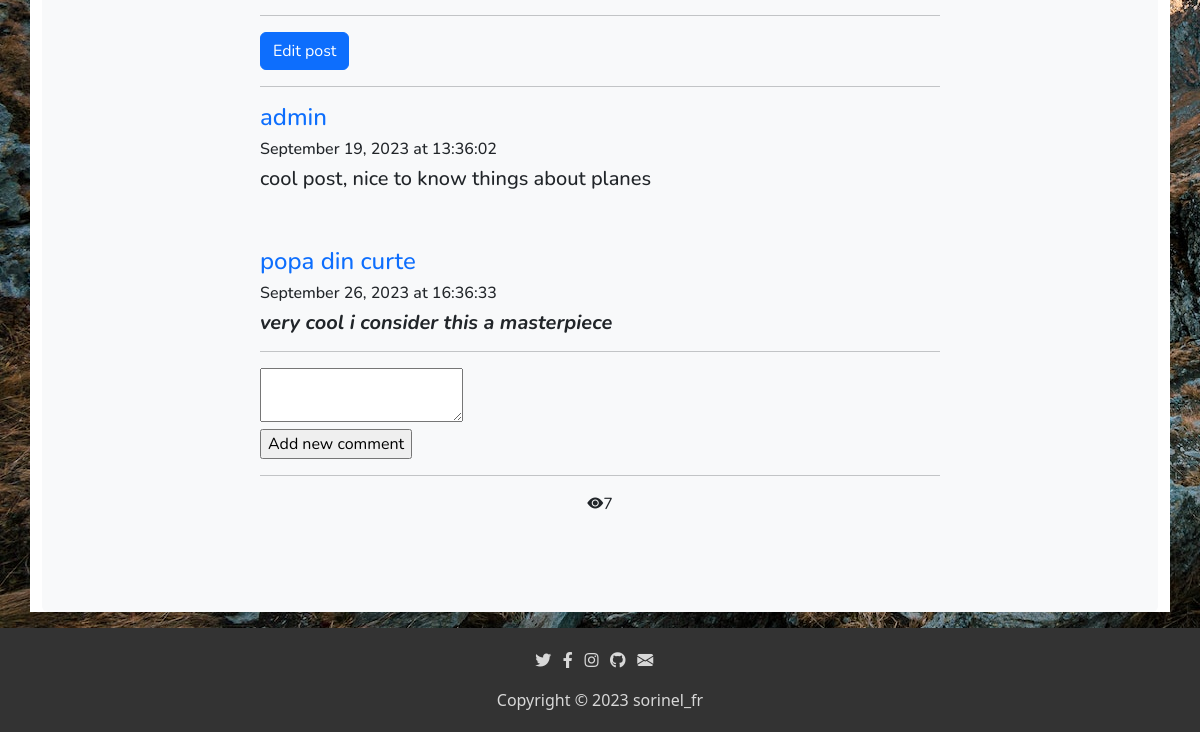
The page /blog/post/2 (signed in, lower part) on the database as committed earlier.
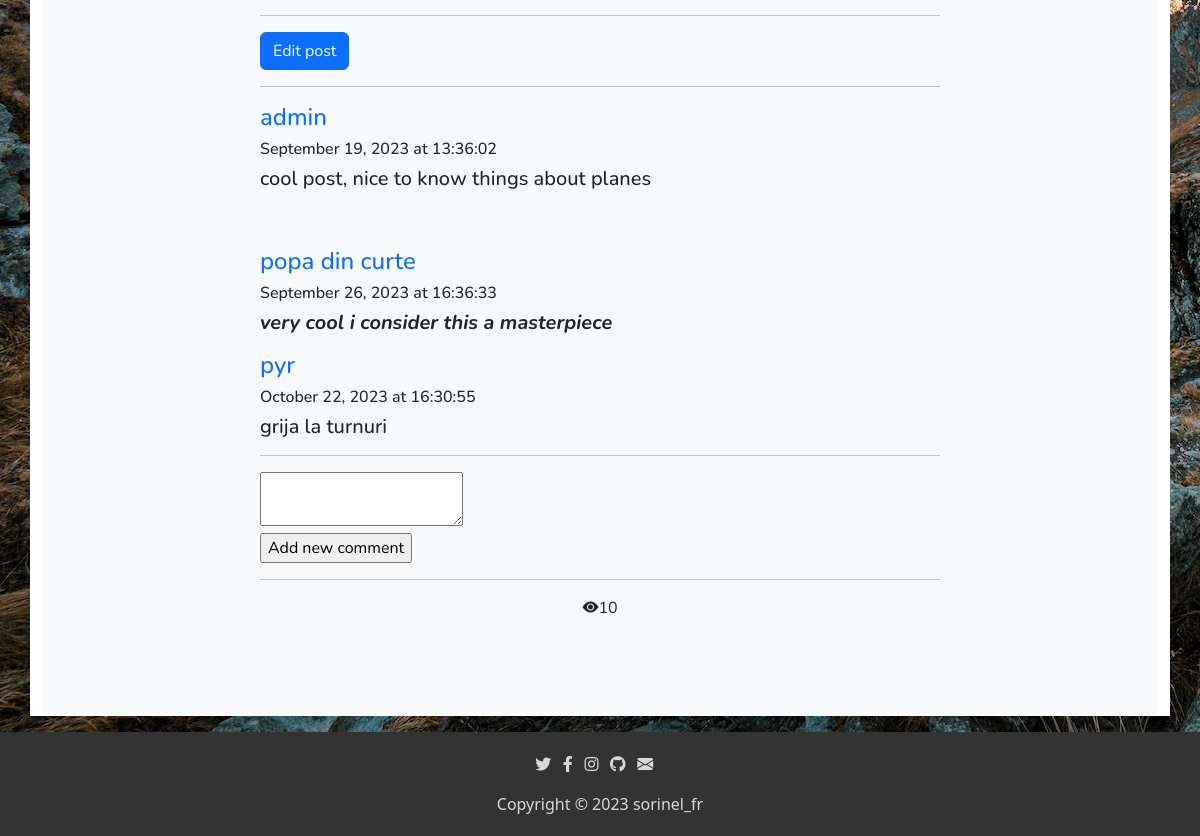
The same page on the database as committed later.
### server.py (models this page shows)
    class Comments(UserMixin, db.Model):
        __tablename__ = "comment"
        id = db.Column(db.Integer, primary_key=True)
        user_id = db.Column(db.Integer, db.ForeignKey('user.id'))
        post_id = db.Column(db.Integer, db.ForeignKey('posts.id'))
        author = relationship("User", back_populates="comment")
        posts = relationship("BlogPosts", back_populates="comment")
        text = db.Column(db.Text, nullable=False)
        date = db.Column(db.String(250), nullable=False)
        time = db.Column(db.String(250), nullable=False)

    class User(UserMixin, db.Model):
        __tablename__ = "user"
        id = db.Column(db.Integer, primary_key=True)
        email = db.Column(db.String(100), unique=True, nullable=False)
        password = db.Column(db.String(100), nullable=False)
        name = db.Column(db.String(100), unique=True, nullable=False)
        profile_views = db.Column(db.Integer, nullable=False)
        picture_url = db.Column(db.String(3000))
        has_functions = db.Column(db.Boolean, nullable=False)
        is_admin = db.Column(db.Boolean, nullable=False)
        is_developer = db.Column(db.Boolean, nullable=False)
        posts = relationship("BlogPosts", back_populates="author")
        comment = relationship("Comments", back_populates="author")

    class BlogPosts(UserMixin, db.Model):
        __tablename__ = "posts"
        id = db.Column(db.Integer, primary_key=True)
        user_id = db.Column(db.Integer, db.ForeignKey('user.id'))
        author = relationship("User", back_populates="posts")
        comment = relationship("Comments", back_populates="posts")
        title = db.Column(db.String(250), unique=True, nullable=False)
        subtitle = db.Column(db.String(250), nullable=False)
        date = db.Column(db.String(250), nullable=False)
        text = db.Column(db.Text, nullable=False)
        post_views = db.Column(db.Integer, nullable=False)

### server.py (the view, shortened to what this page needs)
    @app.route('/blog/post/<id>', methods=['POST', 'GET'])
    def post_page(id):
        selected_post = BlogPosts.query.filter_by(id=id).first()
        if current_user.id != selected_post.user_id:
            selected_post.post_views += 1
            db.session.commit()
        post_comments = Comments.query.filter_by(post_id=id).all()
        form = CommentForm()
        return render_template('post.html', comments=post_comments, form=form, post=selected_post,
                               current_user=current_user)

### server.py
    class CommentForm(FlaskForm):
        content = CKEditorField('Content', validators=[DataRequired()])
        submit = SubmitField('Add new comment')

### server.py (called while the page is built)
    @login_manager.user_loader
    def load_user(user_id):
        return User.query.filter_by(id=user_id).first()

### templates/post.html (shortened to what this page needs)
<!DOCTYPE html>
<html lang="en">
<head>
    <link rel="stylesheet" href="{{url_for('static', filename='style.css')}}">
    <link rel="stylesheet" href="https://cdnjs.cloudflare.com/ajax/libs/font-awesome/5.15.3/css/all.min.css">
    <link href="https://cdn.jsdelivr.net/npm/bootstrap@5.3.0-alpha3/dist/css/bootstrap.min.css" rel="stylesheet"
>
    <link rel="stylesheet" href="https://cdn.jsdelivr.net/npm/bootstrap-icons@1.10.4/font/bootstrap-icons.css">
</head>
<body style="margin-bottom: 10%;">
    <div class="container my-5">
        <div class="bg-body-tertiary p-5 rounded">
            <div class="col-sm-8 py-5 mx-auto">
                 <br> <br>
                <hr>
                {% if current_user.id == post.user_id or current_user.is_admin == 1%} <a class="btn btn-primary"
                    href="/edit-post/{{post.id}}" role="button">Edit post</a>
                <hr> {% endif %}
                {% for comment in comments: %}
                <div>
                    <a href="/profile/{{comment.author.name}}" style="text-decoration: none;">
                        <h4>
                            {{comment.author.name}}
                        </h4>
                    </a>
                    <h6>
                        {{comment.date}} at {{comment.time}}
                    </h6>
                    <h5>
                        {{comment.text|safe()}}
                    </h5>
                </div>
                {% endfor%}
                <hr>
                {% if current_user.is_authenticated: %}
                <form method="POST">
                    {{form.content()}}
                    <br>
                    {{form.submit()}}
                </form>
                {% else: %}
                <a class="btn btn-primary" href="/login" role="button">Log in to add a comment</a>
                {% endif %}
                <hr>
                <div style="display: flex; align-items: center; justify-content: center;">
                    <i class="bi bi-eye-fill"></i>  {{post.post_views}}
                </div>
            </div>
        </div>
    </div>
</body>
<footer>
    <ul class="icons">
        <li><a href="https://twitter.com/Sorin63701900" target="_blank"><i class="fab fa-twitter"></i></a></li>
        <li><a href="https://www.facebook.com/sorin.fratean" target="_blank"><i class="fab fa-facebook-f"></i></a></li>
        <li><a href="https://www.instagram.com/sorinel_fr/" target="_blank"><i class="fab fa-instagram"></i></a></li>
        <li><a href="https://github.com/Sorinel27" target="_blank"><i class="fab fa-github"></i></a></li>
        <li><a href="mailto:sorin78910@gmail.com" target="_blank"><i class="bi bi-envelope-fill"></i></a></li>
    </ul>
    <a href="https://sorinelfr.ro/" target="_blank">Copyright &copy; 2023 sorinel_fr</a>
</footer>
</html>

Rows that differ between the two databases and show on the page:
added Comments: author.name "pyr", date "October 22, 2023", time "16:30:55", text "grija la turnuri"
changed BlogPosts: post_views "7" → "10"
